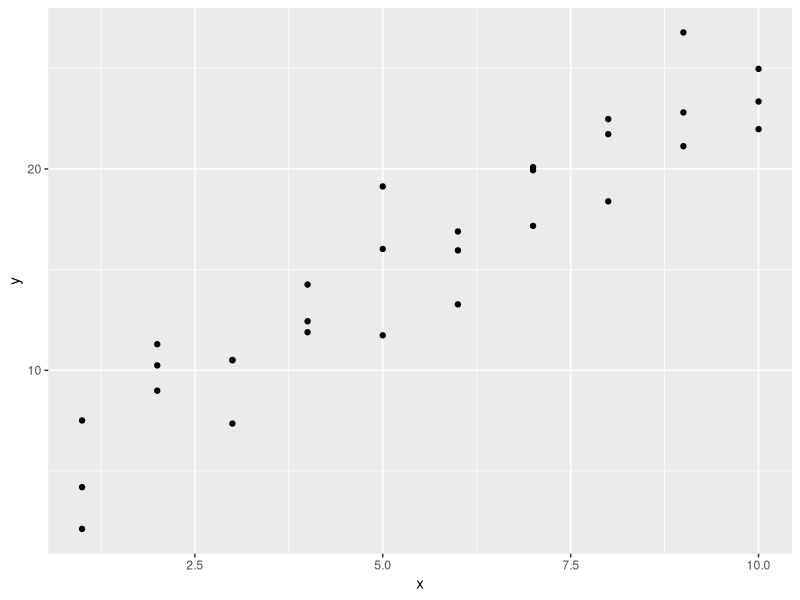
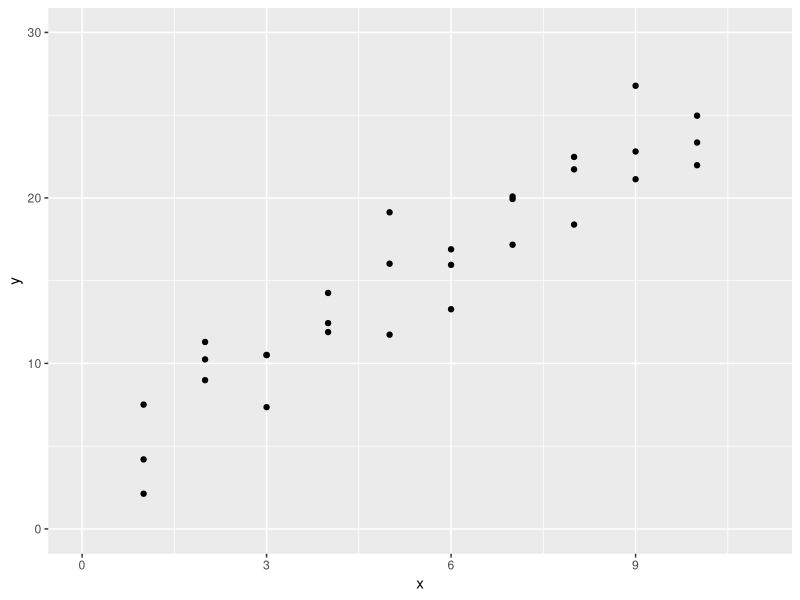
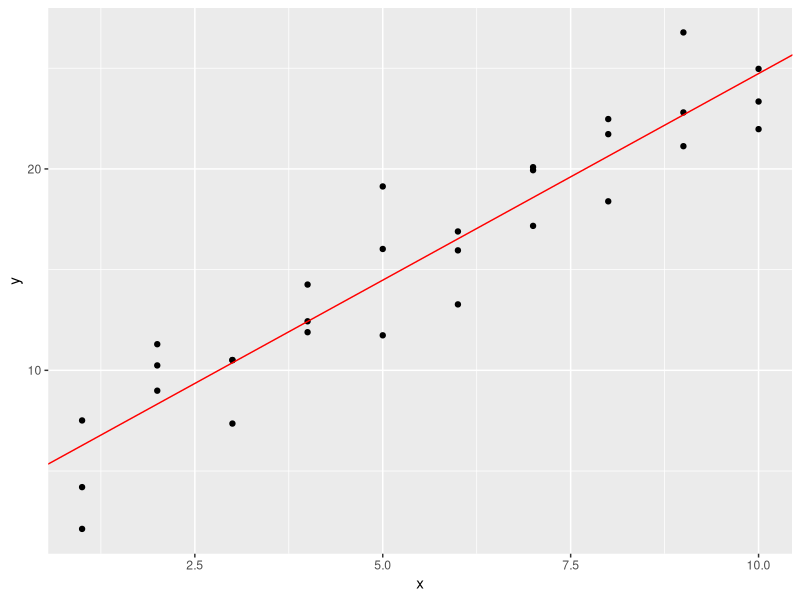
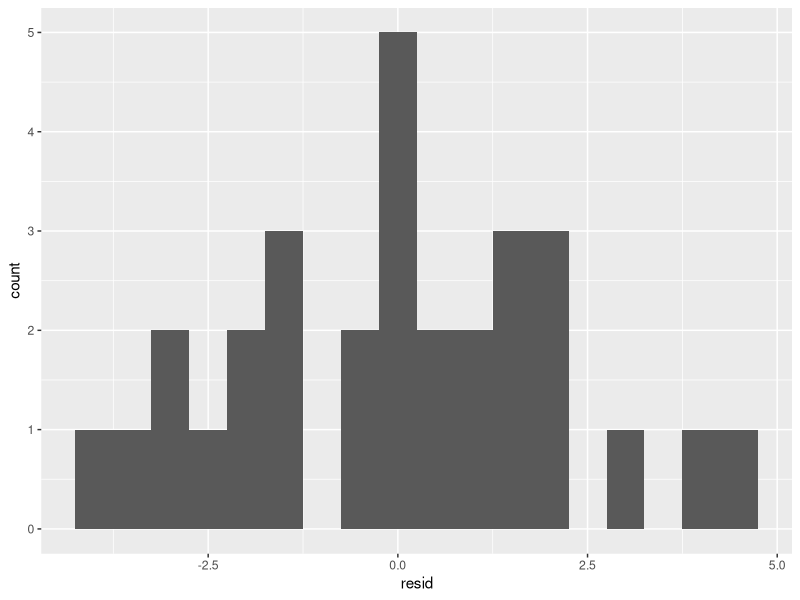
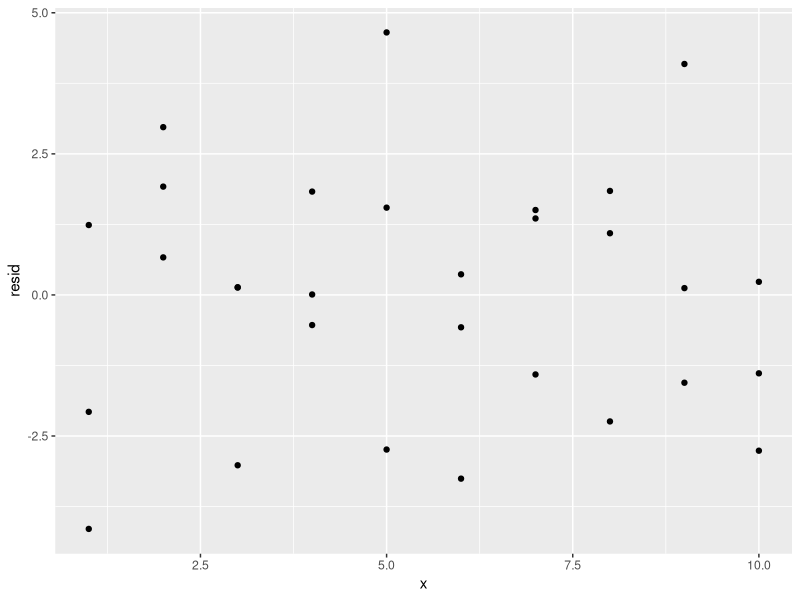
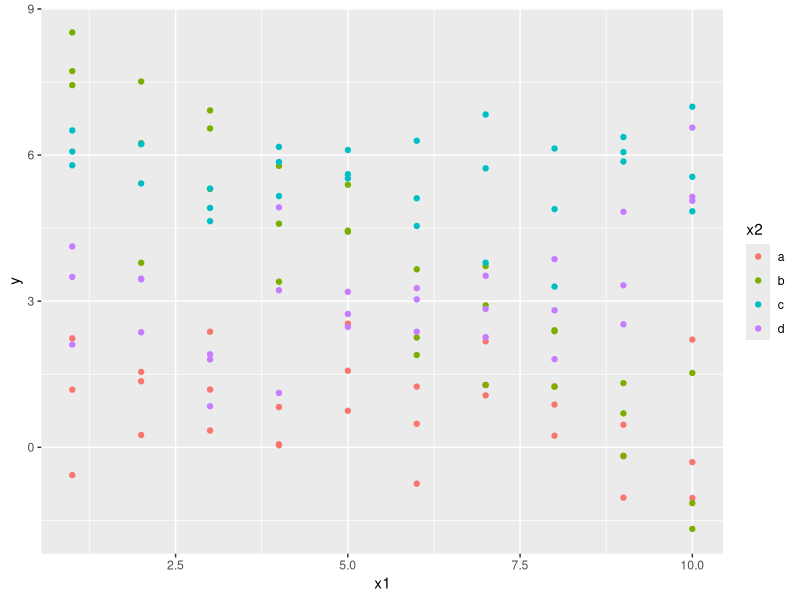
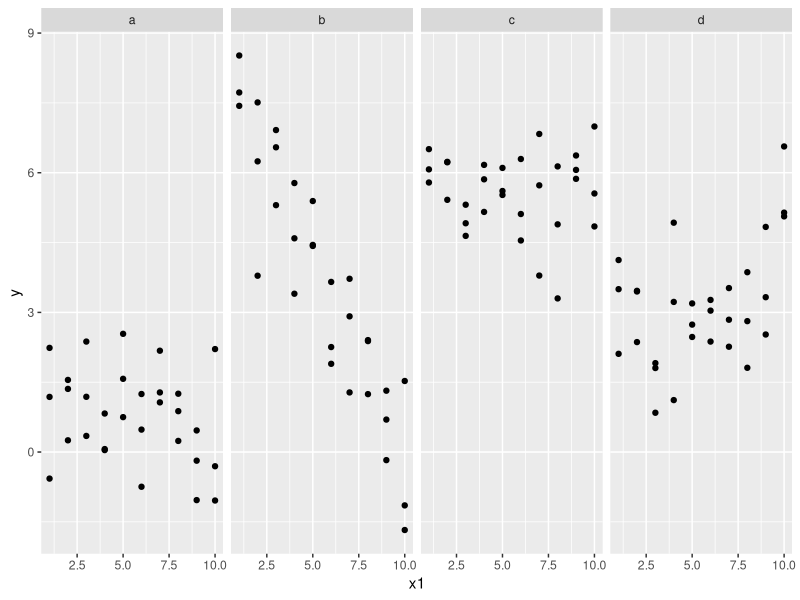
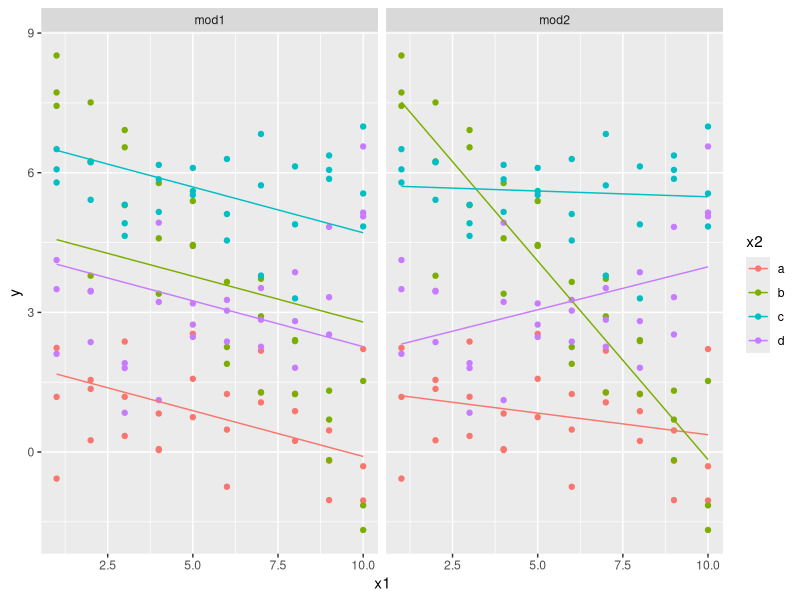

Recreate these plots in R, in order.
## lineair regression example
library(modelr)
library(tidyverse)

ggplot(sim1, aes(x, y)) + 
  geom_point()

ggplot(sim1, aes(x, y)) + 
  geom_point() +
  xlim(0, 11) +
  ylim(0, 30)

sim1_mod <- lm(y ~ x, data = sim1)
summary(sim1_mod)
sim1_coef <- coef(sim1_mod)

ggplot(sim1, aes(x, y)) + 
  geom_point() + 
  geom_abline(intercept = sim1_coef[1], slope = sim1_coef[2], color = "red")

sim1 <- sim1 %>% 
  add_residuals(sim1_mod)

ggplot(sim1, aes(resid)) + 
  geom_histogram(binwidth = 0.5)

ggplot(sim1, aes(x, resid)) + 
  geom_point() 

## interactions lm
ggplot(sim3, aes(x1, y)) + 
  geom_point(aes(colour = x2))

ggplot(sim3, aes(x1, y)) + 
  geom_point() +
  facet_grid(~x2)

mod1 <- lm(y ~ x1 + x2, data = sim3)
mod2 <- lm(y ~ x1 * x2, data = sim3)

summary(mod1)
summary(mod2)
anova(mod1, mod2)
anova(mod2)

grid <- sim3 %>% 
  data_grid(x1, x2) %>% 
  gather_predictions(mod1, mod2)

ggplot(sim3, aes(x1, y, colour = x2)) + 
  geom_point() + 
  geom_line(data = grid, aes(y = pred)) + 
  facet_wrap(~ model)

sim3 <- sim3 %>% 
  gather_residuals(mod1, mod2)

ggplot(sim3, aes(x1, resid, colour = x2)) + 
  geom_point() + 
  facet_grid(model ~ x2)

# y = (Intercept) + (x2b | x2c | x2d) + x1 * x1.coef
# y = (Intercept) + (x2b | x2c | x2d) + x1 * x1.coef + (x2b | x2c | x2d) * (x2b.coef | x2c.coef | x2d.coef)
# x1 = 10 x2 = b
# y = 1.30 + 7.07 + 10 * -0.09 + 10 * -0.76

library(broom)

glance(mod1)
glance(mod2)
